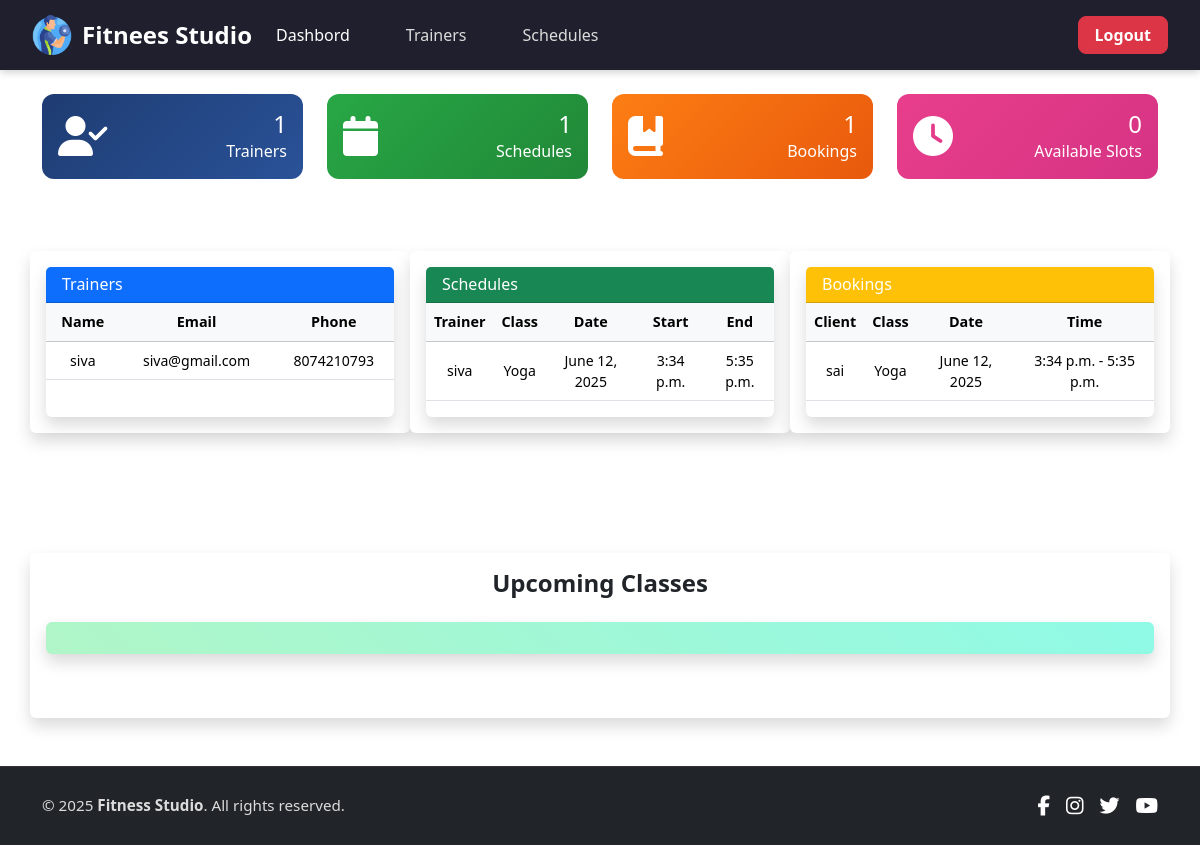
The app's page /Fitnees-Studio/admin/Admin-Dashbord/ (signed in), older data.
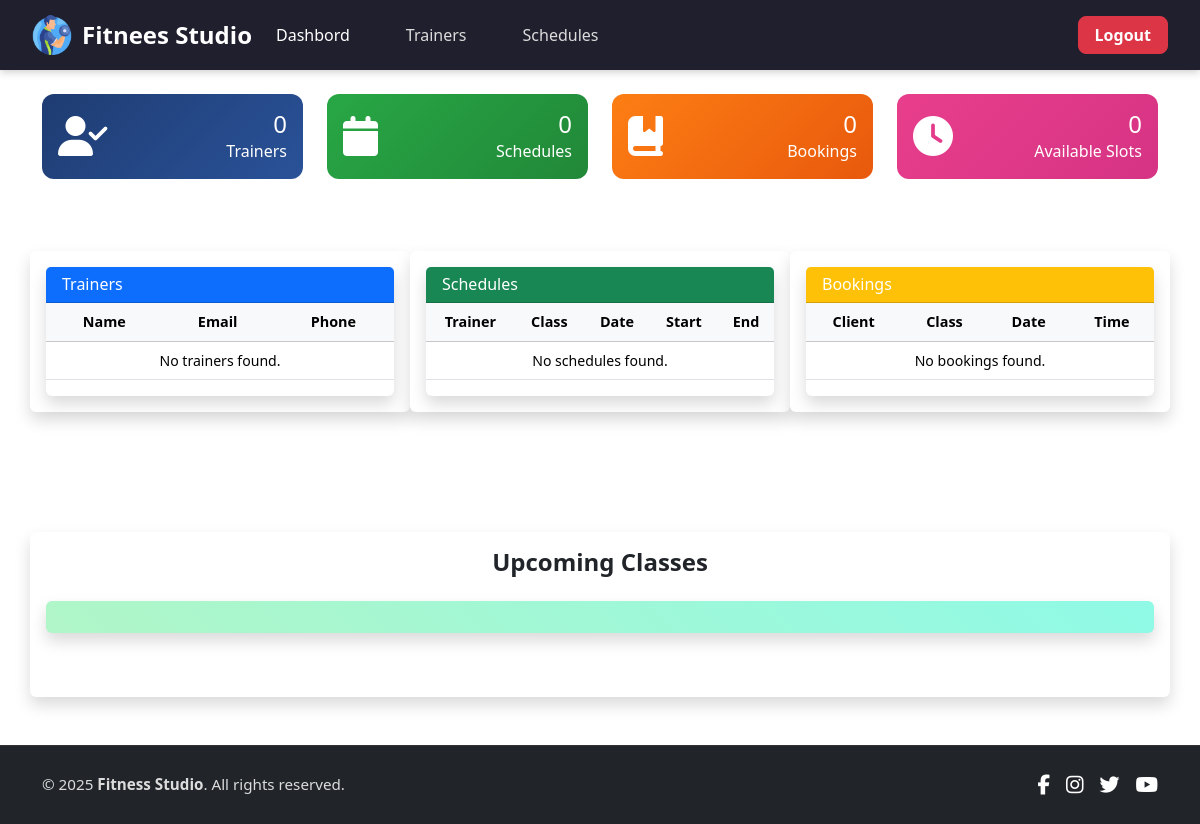
The same page, newer data.
### Fitnees_Admin/models.py (models this page shows, shortened)
class Trainer(models.Model):
    T_id = models.AutoField(primary_key=True)
    T_name = models.CharField(max_length=50)
    T_email = models.EmailField()
    T_phone = models.CharField(max_length=10)

class Classes(models.Model):
    CATEGORY_CHOICES = [
        ('Strength', 'Strength'),
        ('Yoga', 'Yoga'),
        ('HIIT', 'HIIT'),
        ('Cardio', 'Cardio'),
    ]
    C_id = models.AutoField(primary_key=True)
    C_name = models.CharField(max_length=50,choices=CATEGORY_CHOICES,default='Cardio')
    C_description = models.TextField()
    C_trainer = models.ForeignKey(Trainer, on_delete=models.CASCADE,default=True,null=False)
    C_date = models.DateField()
    C_start_time = models.TimeField()
    C_end_time = models.TimeField()

### Fitnees/models.py (models this page shows, shortened)
class avaliable_classes(models.Model):
    user = models.ForeignKey(Register,on_delete=models.CASCADE,default=True,null=False)
    client_name = models.CharField(max_length=300)
    client_email = models.EmailField()
    slot_time = models.DateTimeField(null=True,blank=True)
    classes = models.ForeignKey(Classes,on_delete=models.CASCADE,default=True,null=False)
    trainer = models.ForeignKey(Trainer,on_delete=models.CASCADE,default = True,null=False)

### Fitnees_Admin/views.py (the view)
# urls.py: path("Dashbord/", views.index, name="Dashbord"),
@login_required(login_url='admin_login')
def index(request):
    total_trainers = Trainer.objects.count()
    total_classes = Classes.objects.count()
    total_bookings = avaliable_classes.objects.count()
    available_slots = total_classes - total_bookings  # Simple calculation
    trainers = Trainer.objects.all()
    classes = Classes.objects.all()
    bookings = avaliable_classes.objects.select_related('classes', 'trainer').all()
    return render(request, "admin_panel/index.html", {
        'trainers': trainers,
        'classes': classes,
        'bookings': bookings,
        'total_trainers': total_trainers,
        'total_classes': total_classes,
        'total_bookings': total_bookings,
        'available_slots': available_slots if available_slots > 0 else 0  # Ensure not negative
    })

### templates/admin_panel/index.html (shortened to what this page needs)
{% extends "admin_panel/base.html" %}
{% load static %}
{% block content %}
<div class="container mt-4">
    <div class="row g-4">
        <div class="col-12 col-sm-6 col-md-3">
            <div class="dashboard-card bg-gradient-blue d-flex align-items-center p-3">
                <div class="icon me-3">
                    <i class="fa-solid fa-user-check"></i>
                </div>
                <div class="info text-end w-100">
                    <h4 class="mb-0">{{ total_trainers }}</h4>
                    <p class="mb-0">Trainers</p>
                </div>
            </div>
        </div>
        <div class="col-12 col-sm-6 col-md-3">
            <div class="dashboard-card bg-gradient-green d-flex align-items-center p-3">
                <div class="icon me-3">
                    <i class="fa-solid fa-calendar"></i>
                </div>
                <div class="info text-end w-100">
                    <h4 class="mb-0">{{ total_classes }}</h4>
                    <p class="mb-0">Schedules</p>
                </div>
            </div>
        </div>
        <div class="col-12 col-sm-6 col-md-3">
            <div class="dashboard-card bg-gradient-orange d-flex align-items-center p-3">
                <div class="icon me-3">
                    <i class="fa-solid fa-book-bookmark"></i>
                </div>
                <div class="info text-end w-100">
                    <h4 class="mb-0">{{ total_bookings }}</h4>
                    <p class="mb-0">Bookings</p>
                </div>
            </div>
        </div>
        <div class="col-12 col-sm-6 col-md-3">
            <div class="dashboard-card bg-gradient-pink d-flex align-items-center p-3">
                <div class="icon me-3">
                    <i class="fa-solid fa-clock"></i>
                </div>
                <div class="info text-end w-100">
                    <h4 class="mb-0">{{ available_slots }}</h4>
                    <p class="mb-0">Available Slots</p>
                </div>
            </div>
        </div>
    </div>
    <div class="row g-4 mt-5">
        <div class="col-md-4 shadow p-3 mb-5 bg-white rounded">
            <div class="card shadow border-0 h-100">
                <div class="card-header bg-primary text-white">
                    <h6 class="mb-0">Trainers</h6>
                </div>
                <div class="card-body p-0">
                    <table class="table table-hover align-middle text-center">
                        <thead class="table-light">
                            <tr>
                                <th>Name</th>
                                <th>Email</th>
                                <th>Phone</th>
                            </tr>
                        </thead>
                        <tbody>
                            {% for trainer in trainers %}
                            <tr>
                                <td>{{ trainer.T_name }}</td>
                                <td>{{ trainer.T_email }}</td>
                                <td>{{ trainer.T_phone }}</td>
                            </tr>
                            {% empty %}
                            <tr>
                                <td colspan="4" class="text-center">No trainers found.</td>
                            </tr>
                            {% endfor %}
                        </tbody>
                    </table>
                </div>
            </div>
        </div>
        <div class="col-md-4 shadow p-3 mb-5 bg-white rounded">
            <div class="card shadow border-0 h-100">
                <div class="card-header bg-success text-white">
                    <h6 class="mb-0">Schedules</h6>
                </div>
                <div class="card-body p-0">
                    <table class="table table-hover align-middle text-center">
                        <thead class="table-light">
                            <tr>
                                <th>Trainer</th>
                                <th>Class</th>
                                <th>Date</th>
                                <th>Start</th>
                                <th>End</th>
                            </tr>
                        </thead>
                        <tbody>
                            {% for cls in classes %}
                            <tr>
                                <td>{{ cls.C_trainer.T_name }}</td>
                                <td>{{ cls.C_name }}</td>
                                <td>{{ cls.C_date }}</td>
                                <td>{{ cls.C_start_time }}</td>
                                <td>{{ cls.C_end_time }}</td>
                            </tr>
                            {% empty %}
                            <tr>
                                <td colspan="6" class="text-center">No schedules found.</td>
                            </tr>
                            {% endfor %}
                        </tbody>
                    </table>
                </div>
            </div>
        </div>
        <div class="col-md-4 shadow p-3 mb-5 bg-white rounded">
            <div class="card shadow border-0 h-100">
                <div class="card-header bg-warning text-white">
                    <h6 class="mb-0">Bookings</h6>
                </div>
                <div class="card-body p-0">
                    <table class="table table-hover align-middle text-center">
                        <thead class="table-light">
                            <tr>
                                <th>Client</th>
                                <th>Class</th>
                                <th>Date</th>
                                <th>Time</th>
                            </tr>
                        </thead>
                        <tbody>
                            {% for booking in bookings %}
                            <tr>
                                <td>{{ booking.client_name }}</td>
                                <td>{{ booking.classes.C_name }}</td>
                                <td>{{ booking.classes.C_date }}</td>
                                <td>
                                    {{ booking.classes.C_start_time }} - {{ booking.classes.C_end_time }}
                                </td>
                            </tr>
                            {% empty %}
                            <tr>
                                <td colspan="5" class="text-center">No bookings found.</td>
                            </tr>
                            {% endfor %}
                        </tbody>
                    </table>
                </div>
            </div>
        </div>
    </div>
     <div class="row g-4 mt-5">
        <div class="col-md-12 shadow p-3 mb-5 bg-white rounded">
            <h4 class="text-center mb-4 fs-130 fw-bold  ">Upcoming Classes</h4>
            <div id="calendar" class="calendar-container shadow p-3 mb-5 bg-white rounded"></div>
        </div>
    </div>
</div>
{% endblock %}

### templates/admin_panel/base.html (shortened to what this page needs)
<!DOCTYPE html>
{% load static %}
<html lang="en">
<head>
    <link href="https://cdn.jsdelivr.net/npm/bootstrap@5.3.6/dist/css/bootstrap.min.css" rel="stylesheet"
>
    <link rel="stylesheet" href="https://cdn.jsdelivr.net/npm/sweetalert2@11.22.0/dist/sweetalert2.min.css">
    <link rel="stylesheet" href="{% static 'css/admin_css/style.css' %}">
    <link rel="stylesheet" href="https://cdnjs.cloudflare.com/ajax/libs/font-awesome/6.7.2/css/all.min.css" />
<link href="https://cdn.jsdelivr.net/npm/fullcalendar@5.11.5/main.min.css" rel="stylesheet">
<link rel="stylesheet" href="https://unpkg.com/tippy.js@6/themes/light-border.css" />
</head>
<body>
    <div class="page-wrapper d-flex flex-column min-vh-100">
    <header>
        <nav class="navbar navbar-expand-lg admin-nav">
            <div class="container-fluid">
                <a class="navbar-brand" href="{% url 'admin_Dashbord' %}"><img src="{% static 'images/fitness.png' %}" class="logo"
                        alt="">Fitnees Studio</a>
                <div class="collapse navbar-collapse" id="navbarSupportedContent">
                    <ul class="navbar-nav me-auto mb-2 mb-lg-0">
                        <li class="nav-item">
                            <a class="nav-link active" aria-current="page" href="{% url 'admin_Dashbord' %}">Dashbord</a>
                        </li>
                        <li class="nav-item">
                            <a class="nav-link" href="{% url 'Trainers' %}">Trainers</a>
                        </li>
                        <li class="nav-item">
                            <a class="nav-link" href="{% url 'Classes'%}">Schedules</a>
                        </li>
                    </ul>
                    <div class="login-button">
                        {% if user.is_authenticated %}
                        <a href="{% url 'admin_logout' %}" class="btn btn-danger">Logout</a>
                        {% else %}
                        <a href="{% url 'admin_login' %}" class="btn btn-warning">Login</a>
                        {% endif %}
                    </div>
                </div>
            </div>
        </nav>
    </header>
    <main class="flex-grow-1">
            {% block content %}{% endblock content %}
    </main>
    <footer class="footer  py-4 bg-dark text-white">
        <div class="container d-flex flex-column flex-md-row justify-content-between align-items-center gap-3 text-center text-md-start">
            <p class="mb-0">&copy; 2025 <strong>Fitness Studio</strong>. All rights reserved.</p>
            <div class="social-icons d-flex gap-3">
                <a href="#" class="text-white fs-5"><i class="fab fa-facebook-f"></i></a>
                <a href="#" class="text-white fs-5"><i class="fab fa-instagram"></i></a>
                <a href="#" class="text-white fs-5"><i class="fab fa-twitter"></i></a>
                <a href="#" class="text-white fs-5"><i class="fab fa-youtube"></i></a>
            </div>
        </div>
    </footer>
</div>
</body>
</html>

### static/css/admin_css/style.css (style rules this page uses)
* { margin: 0; padding: 0; box-sizing: border-box; }
.admin-nav { background-color: #1f1f2e; padding: 10px 20px; box-shadow: 0 2px 8px rgba(0, 0, 0, 0.2); }
.admin-nav .navbar-brand { color: #ffffff; font-weight: 600; font-size: 1.5rem; display: flex; align-items: center; gap: 10px; }
.admin-nav .navbar-brand .logo { width: 40px; height: 40px; }
.admin-nav .nav-link { color: #dcdcdc; margin-right: 20px; font-weight: 500; transition: color 0.3s ease; }
.admin-nav .nav-link:hover, .admin-nav .nav-link.active { color: #ffffff; }
.admin-nav .navbar-collapse { justify-content: flex-end; }
.admin-nav .navbar-nav { gap: 20px; }
.admin-nav .btn { font-weight: 600; padding: 6px 16px; border-radius: 8px; }
.bg-gradient-blue { background: linear-gradient(135deg, #1e3c72, #2a5298); color: white; }
.bg-gradient-green { background: linear-gradient(135deg, #28a745, #218838); color: white; }
.bg-gradient-orange { background: linear-gradient(135deg, #fd7e14, #e8590c); color: white; }
.bg-gradient-pink { background: linear-gradient(135deg, #e83e8c, #d63384); color: white; }
.dashboard-card .icon i { font-size: 2.5rem; color: white; }
.dashboard-card { border-radius: 12px; background-color: #fff; transition: transform 0.2s ease, box-shadow 0.2s ease; color: white; }
.card .table th { background-color: #f8f9fa; font-weight: 600; font-size: 0.9rem; }
.card .table td { vertical-align: middle; font-size: 0.88rem; }
.footer { background-color: #1f1f2e; border-top: 1px solid #333; }
.footer p { font-size: 0.95rem; margin-bottom: 0; color: #dcdcdc; }
.footer .social-icons a { color: #dcdcdc; transition: color 0.3s ease, transform 0.3s ease; }
.calendar-container { background: linear-gradient(45deg, #43e97a6b, #00f3c670); border-radius: 12px; padding: 20px; box-shadow: 0 0 15px rgba(0, 0, 0, 0.1); }

Row changes from the older to the newer data that the page shows:
removed Trainer: T_name "siva", T_email "siva@gmail.com", T_phone "8074210793"
removed Classes: C_trainer.T_name "siva", C_name "Yoga", C_date "June 12, 2025", C_start_time "3:34 p.m.", C_end_time "5:35 p.m."
removed avaliable_classes: client_name "sai", classes.C_name "Yoga", classes.C_date "June 12, 2025", classes.C_start_time "3:34 p.m.", classes.C_end_time "5:35 p.m."
Text that changed along with them:
{{ total_trainers }}: "1" → "0"
{{ total_classes }}: "1" → "0"
{{ total_bookings }}: "1" → "0"
text now shown: "No trainers found. No schedules found. No bookings found."
